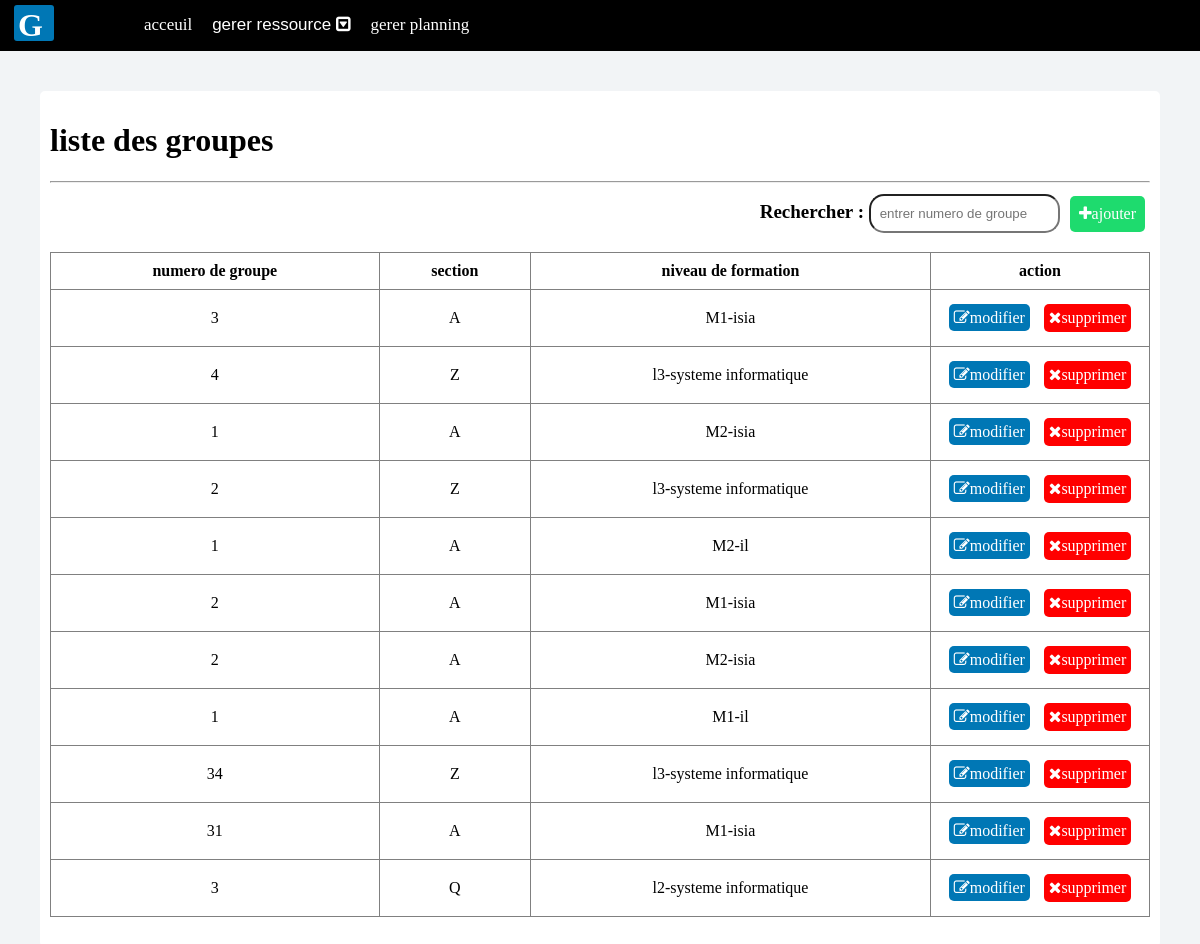
Page /crud4g.php on the committed database.
### tables this page shows
CREATE TABLE `groupe` (
  `idG` int(11) NOT NULL,
  `nomG` int(11) NOT NULL,
  `id_section` int(11) NOT NULL
);

CREATE TABLE `section` (
  `id_section` int(11) NOT NULL,
  `nom_section` varchar(1) NOT NULL,
  `id_n` int(11) DEFAULT NULL
);

CREATE TABLE `niveau_de_formation` (
  `id_n` int(11) NOT NULL,
  `nom_n` enum('l3','l2','M1','M2') NOT NULL,
  `specialité` varchar(45) NOT NULL
);

### crud4g.php (the view, shortened to what this page needs)
<!DOCTYPE html>
<html>
<head>
		<link rel="stylesheet" type="text/css" href="pA.css">
			<link rel="stylesheet" href="https://maxcdn.bootstrapcdn.com/font-awesome/4.7.0/css/font-awesome.min.css">
</head>
<body>
 <?php require_once 'dash.php'; ?>
	<div class="io">
<h1>liste des groupes</h1>
<hr>
 <div class="df">
	 	<label> Rechercher : </label>
	 	 <input type="text" id="myInput" onkeyup="myFunction()" placeholder=" entrer numero de groupe ">
	  <a id="rsw" href="ajouter_g.php"><i class="fa fa-plus"></i>ajouter</a>
	 </div>
<table border="1" width="100%" id="myTable">
	<tr>
		<th>numero de groupe</th>
		<th>section</th>
		<th>niveau de formation</th>
	<th id="at">action</th>
	</tr>
	 <?php
  require_once 'model.php';
  $q=$bd->query("select * from groupe");
  while ($t=$q->fetch()){
	$x=$bd->query("select * from section where id_section=".$t['id_section']);
  	$x=$x->fetch();
  	$d=$bd->query("select * from niveau_de_formation where id_n=".$x['id_n']);
  	$d=$d->fetch();
  ?>
  <tr>
	<td><?php echo $t['nomG'];?></td>
	<td><?php echo $x['nom_section'];?></td>
	<td><?php echo $d['nom_n']."-".$d['specialité'];?></td>
		<td>
<a id="ml" href="modifier_g.php?id=<?php echo $t['idG'];?>&ng=<?php echo $t['nomG'];?>&ns=<?php echo $x['nom_section'];?>&s=<?php echo $x['id_section'];?>&n=<?php echo $x['id_n'];?>&nn=<?php echo $d['nom_n'];?>&se=<?php echo $d['specialité'];?>"><i class="fa fa-edit"></i>modifier</a>
			<button id="s" type="button" onclick="delete_r('delete_g.php?id=',<?php echo $t['idG'];?> )"><i class="fa fa-times"></i>supprimer</button></td>
		<?php }
  ?></tr>
	</div>
</body>
</html>

### pA.css (style rules this page uses)
table { margin-top: 40px; width: 100%; text-align: center; border-collapse: collapse; }
th,td { padding: 9px; }
#at { width: 200px; }
#s { background-color: red; border: none; }
#ml { background-color: #0077b5; }
#rsw { background-color: #1edb6e; padding: 9px; float: right; }
.df > label { font-weight: bold; font-size: 19px; margin:10px 5px 0 0; }
.df > input { padding: 5px; height: 25px; margin:3px 5px 0 0; border-radius: 15px; }
.df { margin-bottom: 15px; float: right; display: flex; }
.io a,.io button { border-radius: 5px; text-decoration: none; color: white; padding: 5px; font-size: 16px; font-family: 'Crimson Text', serif; margin: 5px; }
.io { color: black; background-color: white; padding: 10px; padding-bottom: 30px; margin: 40px; border-radius: 5px; }

### h.css (style rules this page uses)
body { color: white; margin: 0; background-image: linear-gradient(rgb(0,0,0),rgba(0,0,0,0.6), rgb(0,0,0)) ,url("Capture.JPG"); background-size: cover; }
html { width: 100%; height: 100%; }

### o.css (style rules this page uses)
body { margin: 0; background-color: #f2f4f6; background-image: none; }

### crud4g.php (style rules this page uses)
.io { color: black; }

### rows in the picture
groupe: nomG "3", id_section.nom_section "A", niveau_de_formation.nom_n "M1", niveau_de_formation.specialité "isia"
groupe: nomG "4", id_section.nom_section "Z", niveau_de_formation.nom_n "l3", niveau_de_formation.specialité "systeme informatique"
groupe: nomG "1", id_section.nom_section "A", niveau_de_formation.nom_n "M2", niveau_de_formation.specialité "isia"
groupe: nomG "2", id_section.nom_section "Z", niveau_de_formation.nom_n "l3", niveau_de_formation.specialité "systeme informatique"
groupe: nomG "1", id_section.nom_section "A", niveau_de_formation.nom_n "M2", niveau_de_formation.specialité "il"
groupe: nomG "2", id_section.nom_section "A", niveau_de_formation.nom_n "M1", niveau_de_formation.specialité "isia"
groupe: nomG "2", id_section.nom_section "A", niveau_de_formation.nom_n "M2", niveau_de_formation.specialité "isia"
groupe: nomG "1", id_section.nom_section "A", niveau_de_formation.nom_n "M1", niveau_de_formation.specialité "il"
groupe: nomG "34", id_section.nom_section "Z", niveau_de_formation.nom_n "l3", niveau_de_formation.specialité "systeme informatique"
groupe: nomG "31", id_section.nom_section "A", niveau_de_formation.nom_n "M1", niveau_de_formation.specialité "isia"
groupe: nomG "3", id_section.nom_section "Q", niveau_de_formation.nom_n "l2", niveau_de_formation.specialité "systeme informatique"
